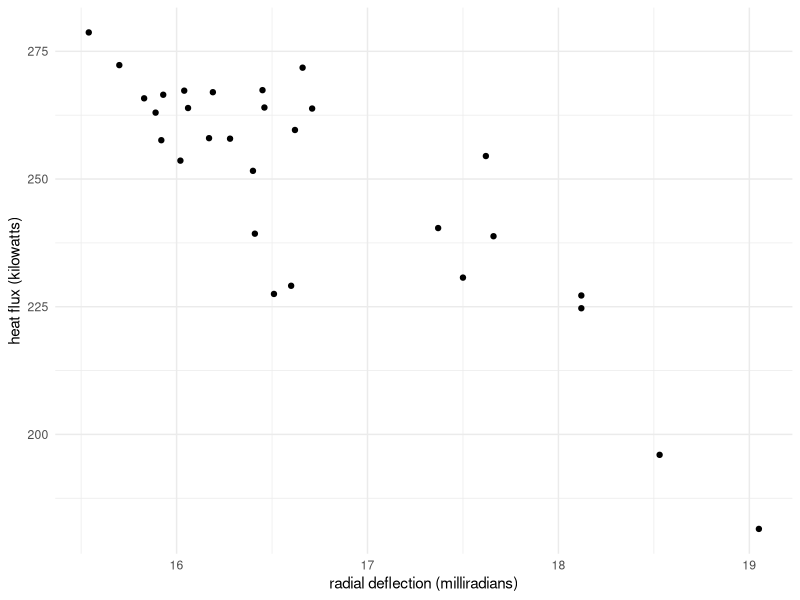

Write the R code that produced this figure.
## ---- chunk 1
knitr::opts_chunk$set(echo = TRUE)
library(dplyr)
library(ggplot2)
## ---- chunk 2
data_path = "/Users/elizabethnemeti/Documents/GitHub/BIOS507-Coursework/Homeworks/Homework-2/"
data_file <- file.path(data_path, "solar.txt")
solar_data <- read.table("solar.txt", header = TRUE, sep = "") # need to add sep"" so we get individual columns
## ---- chunk 3
summary(solar_data)
## ---- chunk 4
solar_data_scatterplot <- ggplot(
  solar_data, 
  aes(x = x4, y = y)) +
  geom_point() +
  theme_minimal() +
  xlab("radial deflection (milliradians)") +
  ylab("heat flux (kilowatts)")
solar_data_scatterplot
## ---- chunk 5
solar_model <- lm(y ~ x4, data = solar_data)
summary(solar_model)
## ---- chunk 6
anova(solar_model)
## ---- chunk 7
# R2 = SSreg/SStotal
R2 = 10578.7/14681.9
R2
## ---- chunk 8
# t = ß1hat/standard error of ß1hat
t = -21.402/2.565
t
# -8.34386 matches our t value (-8.343) from the summary table
## ---- chunk 9
# to check with R
qt(0.025, df = 27, lower.tail = FALSE)
## ---- chunk 10
qt(0.005, df = 27, lower.tail = FALSE)
## ---- chunk 11
# ß1hat +- critical value * SE(ß1hat)
upper_bound = -21.402 + 2.770683*2.565
upper_bound

lower_bound = -21.402 - 2.770683*2.565
lower_bound
## ---- chunk 12
# Yhat = ß0hat + ß1hat * X4
Yhat = 607.103 + (-21.402 * 16.5)
Yhat
## ---- chunk 13
x4_mean = mean(solar_data$x4)
x4_mean

SS = sum((solar_data$x4 - x4_mean)^2)
SS

SE = 12.33 * sqrt((1/29) + ((16.5 - x4_mean)^2 / SS))
SE

critical_value = qt(0.025, df = 27, lower.tail = FALSE)
critical_value

upper_bound = Yhat + (critical_value * SE)
upper_bound
lower_bound = Yhat - (critical_value * SE)
lower_bound
## ---- chunk 14
SE_predicted = 12.33 * sqrt(1 + (1/29) + ((16.5 - x4_mean)^2 / SS))

upper_prediction = Yhat + (critical_value * SE_predicted)
upper_prediction
lower_prediction = Yhat - (critical_value * SE_predicted)
lower_prediction
